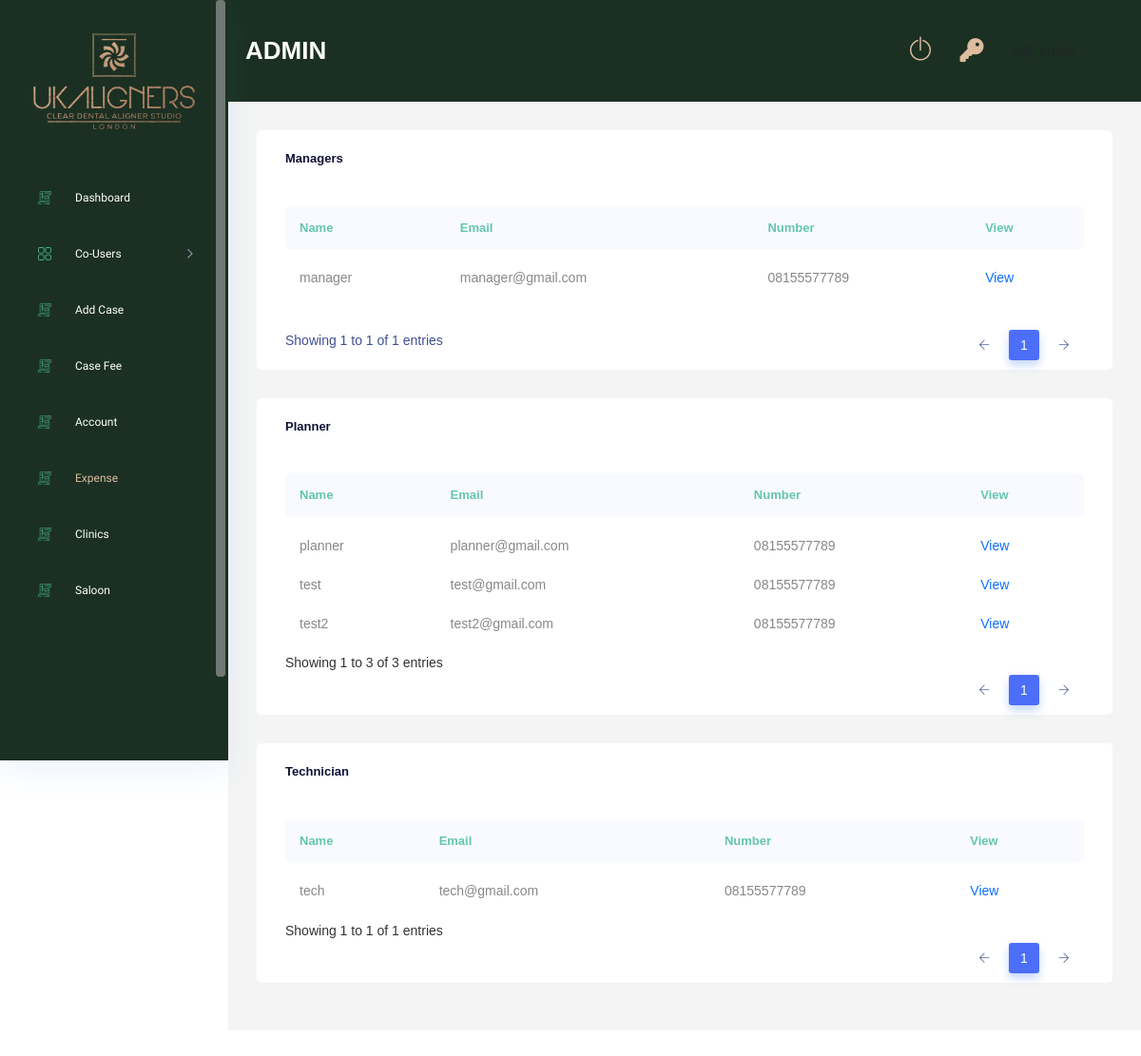
Screenshot of /user-expense/ (signed in) with the database file from the repository.
### Users/models.py (models this page shows, shortened)
class Account(AbstractBaseUser):
    email 					= models.EmailField(verbose_name="email", max_length=60, unique=True)
    username 				= models.CharField(max_length=130)
    date_joined				= models.DateTimeField(verbose_name='date joined', auto_now_add=True)
    last_login				= models.DateTimeField(verbose_name='last login', auto_now=True)
    is_active				= models.BooleanField(default=True)
    is_staff				= models.BooleanField(default=False)
    is_superuser			= models.BooleanField(default=False)
    is_admin				= models.BooleanField(default=False)
    is_manager   			= models.BooleanField(default=False)
    is_planner   			= models.BooleanField(default=False)
    is_technician   		= models.BooleanField(default=False)
    is_dentist      		= models.BooleanField(default=False)
    is_salon           		= models.BooleanField(default=False)
    is_individual     		= models.BooleanField(default=False)
    is_clinic        		= models.BooleanField(default=False)
    hide_email				= models.BooleanField(default=True)
    USERNAME_FIELD = 'email'
    REQUIRED_FIELDS = ['username']
    objects = MyAccountManager()

### ManagerRoll/models.py (models this page shows, shortened)
class Manager(models.Model):
    user                    = models.OneToOneField(Users, on_delete=models.CASCADE)
    number                  = models.CharField(max_length=150,null=True,blank=True)
    fee                     = models.FloatField(null=True,blank=True)
    outstanding             = models.BooleanField(default=False)
    class Meta:
        verbose_name_plural = "Managers"

### PlannerRoll/models.py (models this page shows, shortened)
class Planner(models.Model):
    user                    = models.OneToOneField(Users, on_delete=models.CASCADE)
    number                  = models.CharField(max_length=150,null=True,blank=True)
    fee                     = models.FloatField(null=True,blank=True)
    outstanding             = models.BooleanField(default=False)
    class Meta:
        verbose_name_plural = "Planners"

### TechnicianRoll/models.py (models this page shows, shortened)
class Technician(models.Model):
    user                    = models.OneToOneField(Users, on_delete=models.CASCADE)
    number                  = models.CharField(max_length=150,null=True,blank=True)
    fee                     = models.FloatField(null=True,blank=True)
    outstanding             = models.BooleanField(default=False)
    class Meta:
        verbose_name_plural = "Technicians"

### AdminRoll/views.py (the view)
# urls.py: path('user-expense/', views.user_expense, name="user_expense"),
@login_required(login_url='login')
def user_expense(request):
    if request.user.is_admin:
        total_managers = Manager.objects.all()
        total_planner = Planner.objects.all()
        total_technician = Technician.objects.all()
        context = {
            'total_managers':total_managers,
            'total_planner':total_planner,
            'total_technician':total_technician
        }
        return render(request,'adminRoll/user_expense.html',context)
    else:
        return redirect('login')

### AdminRoll/templates/adminRoll/user_expense.html (shortened to what this page needs)
{% extends 'base.html' %}
{% load static %}
{% block content %}
<div class="main_content_iner ">
    <div class="container-fluid p-0">
        <div class="row justify-content-center">
            <div class="col-lg-12">
                <div class="white_card card_height_100 mb_30">
                    <div class="white_card_header">
                        <div class="box_header m-0">
                            <div class="main-title">
                                <h3 class="m-0">Managers</h3>
                            </div>
                        </div>
                    </div>
                    <div class="white_card">
                        <div class="QA_section plr_30">
                            <div class="QA_table mb_30">
                                <table class="table lms_table_active ">
                                    <thead>
                                        <tr>
                                            <th scope="col">Name</th>
                                            <th scope="col">email</th>
                                            <th scope="col">number</th>
                                            <th scope="col">view</th>
                                        </tr>
                                    </thead>
                                    <tbody>
                                        {% for manager in total_managers %}
                                        <tr>
                                            <td>{{ manager.user.username }}</td>
                                            <td>{{ manager.user.email }}</td>
                                            <td>{{ manager.number }}</td>
                                            <td><a href="{% url 'AdminRoll:get_user_expense' 'manager' manager.id %}">View</a></td>
                                        </tr>
                                        {% endfor %}
                                    </tbody>
                                </table>
                            </div>
                        </div>
                    </div>
                </div>
            </div>
            <div class="col-lg-12">
                <div class="white_card card_height_100 mb_30">
                    <div class="white_card_header">
                        <div class="box_header m-0">
                            <div class="main-title">
                                <h3 class="m-0">Planner</h3>
                            </div>
                        </div>
                    </div>
                    <div class="white_card">
                        <div class="QA_section plr_30">
                            <div class="QA_table mb_30">
                                <table class="table lms_table_active ">
                                    <thead>
                                        <tr>
                                            <th scope="col">Name</th>
                                            <th scope="col">email</th>
                                            <th scope="col">number</th>
                                            <th scope="col">view</th>
                                        </tr>
                                    </thead>
                                    <tbody>
                                        {% for planner in total_planner %}
                                        <tr>
                                            <td>{{ planner.user.username }}</td>
                                            <td>{{ planner.user.email }}</td>
                                            <td>{{ planner.number }}</td>
                                            <td><a href="{% url 'AdminRoll:get_user_expense' 'planner' planner.id %}">View</a></td>
                                        </tr>
                                        {% endfor %}
                                    </tbody>
                                </table>
                            </div>
                        </div>
                    </div>
                </div>
            </div>
            <div class="col-lg-12">
                <div class="white_card card_height_100 mb_30">
                    <div class="white_card_header">
                        <div class="box_header m-0">
                            <div class="main-title">
                                <h3 class="m-0">Technician</h3>
                            </div>
                        </div>
                    </div>
                    <div class="white_card">
                        <div class="QA_section plr_30">
                            <div class="QA_table mb_30">
                                <table class="table lms_table_active ">
                                    <thead>
                                        <tr>
                                            <th scope="col">Name</th>
                                            <th scope="col">email</th>
                                            <th scope="col">number</th>
                                            <th scope="col">view</th>
                                        </tr>
                                    </thead>
                                    <tbody>
                                        {% for technician in total_technician %}
                                        <tr>
                                            <td>{{ technician.user.username }}</td>
                                            <td>{{ technician.user.email }}</td>
                                            <td>{{ technician.number }}</td>
                                            <td><a href="{% url 'AdminRoll:get_user_expense' 'technician' technician.id %}">View</a></td>
                                        </tr>
                                        {% endfor %}
                                    </tbody>
                                </table>
                            </div>
                        </div>
                    </div>
                </div>
            </div>
        </div>
    </div>
</div>
{% endblock %}

### templates/layout/navbar.html (shortened to what this page needs)
{% load static %}
<div class="container-fluid g-0">
    <div class="row">
        <div class="col-lg-12 p-0 ">
            <div class="header_iner d-flex justify-content-between align-items-center"
                 style="background: rgb(27, 48, 34)">
                <div class="serach_field-area d-flex align-items-center">
                    <div>
                        <h3 class="mt-2" style="color: white;text-transform: uppercase;">{{ request.user.username }}</h3>
                    </div>
                </div>
                <div class="header_right d-flex justify-content-between align-items-center">
                    <div class="header_notification_warp d-flex align-items-center">
                        <li>
                            <a class="" style="color: #DDBC9FFF" href="{% url 'logout' %}"> <i
                                    class="ti-power-off" style="font-size:25px"></i></a>
                        </li>
                        <li>
                            <a class="" style="color: #DDBC9FFF" href="{% url 'password_reset' %}"> <i
                                    class="fa fa-key"
                                    aria-hidden="true" style="font-size:25px"></i></a>
                        </li>
                        <li>
                        </li>
                    </div>
                </div>
            </div>
        </div>
    </div>
</div>

### rows the page displays
Account: user.username "ADMIN"
Manager: user.username "manager", user.email "manager@gmail.com", number "08155577789"
Planner: user.username "planner", user.email "planner@gmail.com", number "08155577789"
Planner: user.username "test", user.email "test@gmail.com", number "08155577789"
Planner: user.username "test2", user.email "test2@gmail.com", number "08155577789"
Technician: user.username "tech", user.email "tech@gmail.com", number "08155577789"
